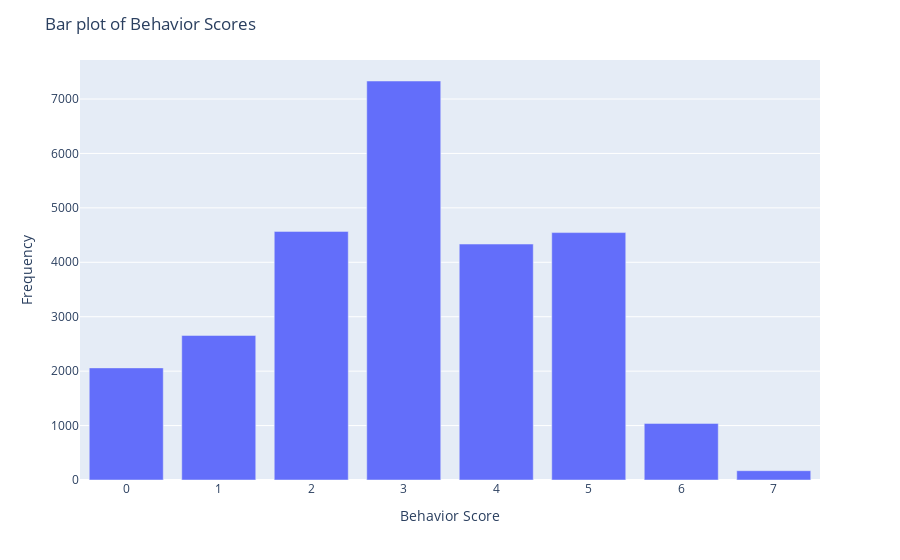

Write notebook code for a chart like this one.
### Code cell
# Plot the distribution
import plotly.express as px
# Plot the distribution

# Get the value counts of 'behavior_score'
value_counts = merged_df['behavior_score'].value_counts()

# Create a bar chart using Plotly
fig = px.bar(value_counts, x=value_counts.index, y=value_counts.values)

# Set labels and title
fig.update_layout(
    xaxis_title='Behavior Score',
    yaxis_title='Frequency',
    title='Bar plot of Behavior Scores'
)

# Show the plot

### Figure 1 — Plotly figure (JSON) as saved in the notebook; plotly's stock layout.template omitted (floating-point values rounded to 4 significant figures)
{"data": [{"alignmentgroup": "True", "hovertemplate": "behavior_score=%{x}<br>y=%{y}<extra></extra>", "legendgroup": "", "marker": {"color": "#636efa", "pattern": {"shape": ""}}, "name": "", "offsetgroup": "", "orientation": "v", "showlegend": false, "textposition": "auto", "type": "bar", "x": [3, 2, 5, 4, 1, 0, 6, 7], "xaxis": "x", "y": [7331, 4568, 4546, 4335, 2656, 2060, 1040, 171], "yaxis": "y"}], "layout": {"autosize": true, "barmode": "relative", "legend": {"tracegroupgap": 0}, "margin": {"t": 60}, "title": {"text": "Bar plot of Behavior Scores"}, "xaxis": {"anchor": "y", "autorange": true, "domain": [0, 1], "range": [-0.5, 7.5], "title": {"text": "Behavior Score"}, "type": "linear"}, "yaxis": {"anchor": "x", "autorange": true, "domain": [0, 1], "range": [0, 7717.0], "title": {"text": "Frequency"}, "type": "linear"}}}
